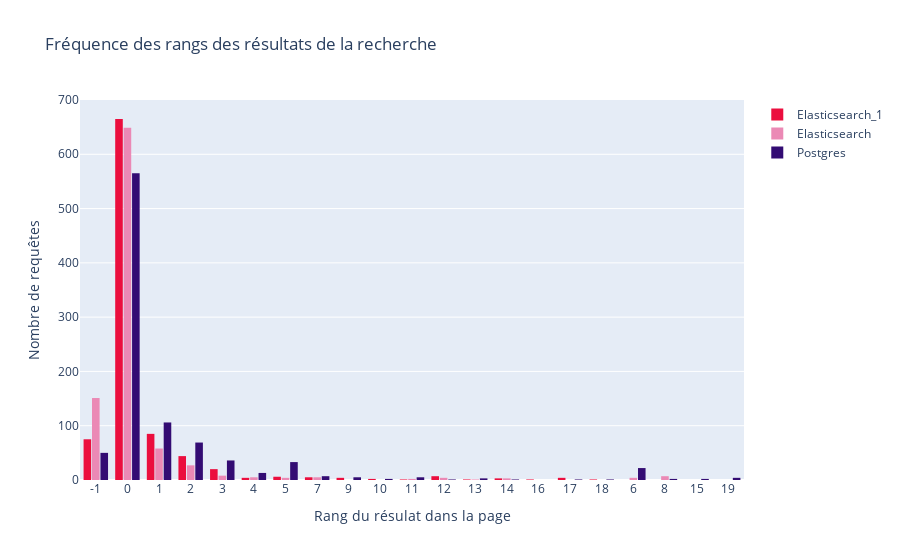

Notebook code cell kept with this figure:
### Code cell
x_elastic = df_test.sort_values(by=["rank_elastic"])["rank_elastic"]
x_postgres = df_test.sort_values(by=["rank_postgres"])["rank_postgres"]
x_elastic_1 = df_test.sort_values(by=["rank_elastic_1"])["rank_elastic_1"]
fig = go.Figure()
fig.add_trace(
    go.Histogram(
        histfunc="count",
        x=x_elastic_1,
        name="Elasticsearch_1",
        marker_color="#eb0e3e",
    )
)
fig.add_trace(
    go.Histogram(
        histfunc="count", x=x_elastic, marker_color="#EB89B5", name="Elasticsearch"
    )
)
fig.add_trace(
    go.Histogram(
        histfunc="count",
        x=x_postgres,
        name="Postgres",
        marker_color="#330C73",
    )
)

fig.update_layout(
    title_text="Fréquence des rangs des résultats de la recherche",  # title of plot
    xaxis_title_text="Rang du résulat dans la page",  # xaxis label
    yaxis_title_text="Nombre de requêtes",  # yaxis label
    bargap=0.2,  # gap between bars of adjacent location coordinates
    bargroupgap=0.1,  # gap between bars of the same location coordinates
)
fig.update_xaxes(type="category")
fig.show()

### Figure 1 — Plotly figure (JSON) as saved in the notebook; plotly's stock layout.template omitted (floating-point values rounded to 4 significant figures; data arrays with more than 128 entries replaced by an {"elided": "..."} marker saying what was removed)
{"data": [{"histfunc": "count", "marker": {"color": "#eb0e3e"}, "name": "Elasticsearch_1", "type": "histogram", "x": {"elided": "928 int values"}}, {"histfunc": "count", "marker": {"color": "#EB89B5"}, "name": "Elasticsearch", "type": "histogram", "x": {"elided": "928 str values"}}, {"histfunc": "count", "marker": {"color": "#330C73"}, "name": "Postgres", "type": "histogram", "x": {"elided": "928 str values"}}], "layout": {"bargap": 0.2, "bargroupgap": 0.1, "title": {"text": "Fréquence des rangs des résultats de la recherche"}, "xaxis": {"title": {"text": "Rang du résulat dans la page"}, "type": "category"}, "yaxis": {"title": {"text": "Nombre de requêtes"}}}}
